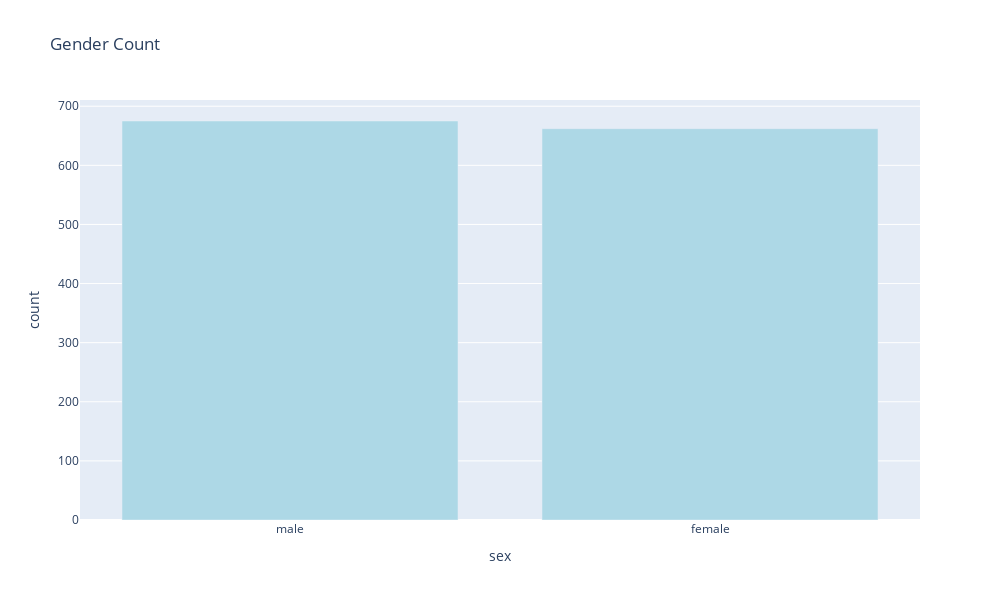

The notebook cell this image was saved under:
### Code cell
df_counts = df_insurance['sex'].value_counts().reset_index()
df_counts.columns = ['sex', 'count']

fig = px.bar(df_counts,
             x = 'sex',
             y = 'count',
             title = 'Gender Count')
fig.update_traces(marker = dict(color = 'lightblue'))
fig.update_layout(width =1000, height= 600)
fig.show()

### Figure 1 — Plotly figure (JSON) as saved in the notebook; plotly's stock layout.template omitted (floating-point values rounded to 4 significant figures)
{"data": [{"alignmentgroup": "True", "hovertemplate": "sex=%{x}<br>count=%{y}<extra></extra>", "legendgroup": "", "marker": {"color": "lightblue", "pattern": {"shape": ""}}, "name": "", "offsetgroup": "", "orientation": "v", "showlegend": false, "textposition": "auto", "type": "bar", "x": ["male", "female"], "xaxis": "x", "y": [675, 662], "yaxis": "y"}], "layout": {"barmode": "relative", "height": 600, "legend": {"tracegroupgap": 0}, "title": {"text": "Gender Count"}, "width": 1000, "xaxis": {"anchor": "y", "domain": [0, 1], "title": {"text": "sex"}}, "yaxis": {"anchor": "x", "domain": [0, 1], "title": {"text": "count"}}}}
